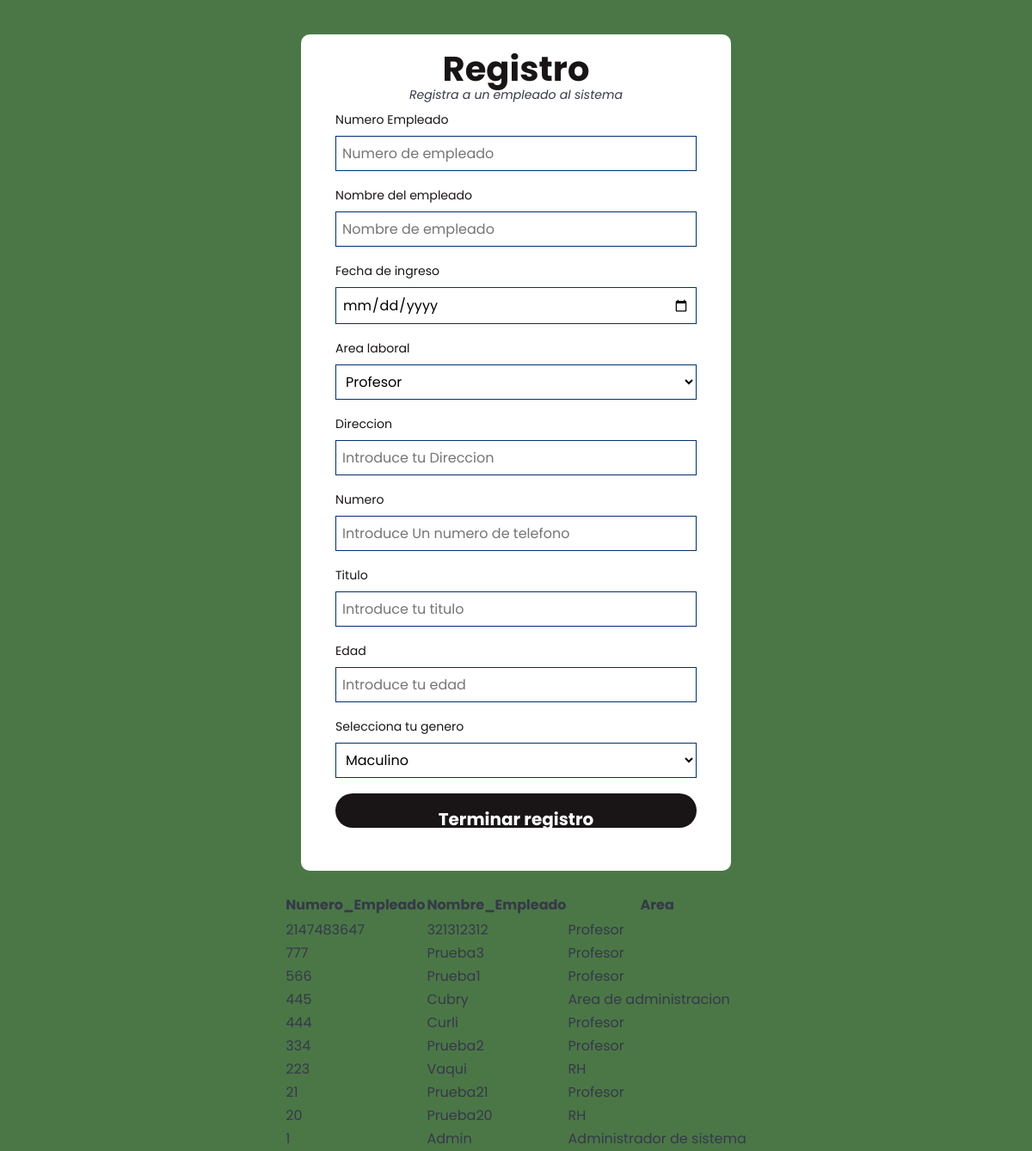
The app's page /adminPage.php, older data.
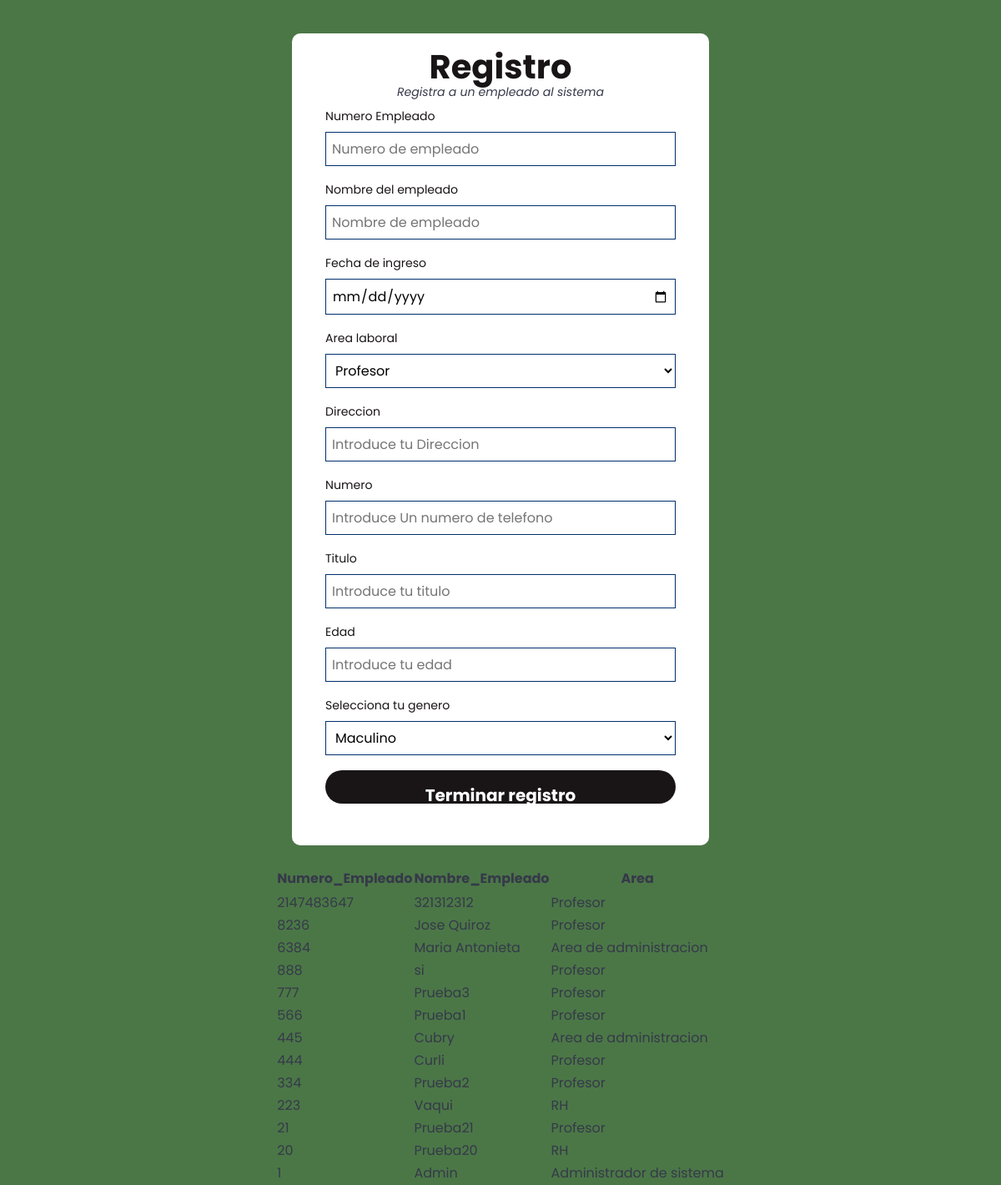
The same page, newer data.
### tables this page shows
CREATE TABLE `empleado` (
  `Numero_Empleado` int(20) NOT NULL,
  `Nombre_Empleado` varchar(30) NOT NULL,
  `Contraseña_Empleado` varchar(20) DEFAULT '',
  `Area` varchar(30) NOT NULL,
  `Edad` int(3) NOT NULL,
  `Genero` varchar(12) NOT NULL,
  `Titulo` varchar(50) NOT NULL,
  `Fecha_Ingreso` date NOT NULL DEFAULT current_timestamp(),
  `Direccion` varchar(200) NOT NULL,
  `Telefono` varchar(12) NOT NULL,
  `Discapacidad` varchar(50) NOT NULL DEFAULT 'N/A',
  `Estado` varchar(30) NOT NULL DEFAULT 'Activo',
  `Dias_Extras` int(2) NOT NULL DEFAULT 0,
  `Dias` int(2) NOT NULL DEFAULT 24
);

### adminPage.php (the view, shortened to what this page needs)
<html>
<head>
    <link rel="stylesheet" href="styleLogin.css">
    <link rel="stylesheet" href="styleencuesta.css">
</head>
<body>
    <div role="region" tabindex="0">
        <center>
        <table>
            <caption><br></caption>
            <thead>
                <tr>
                    <th>Numero_Empleado<br></th>
                    <th>Nombre_Empleado</th>
                    <th>Area<br></th>
                </tr>
            </thead>
            <tbody>
                <tr>
                <main>
        <header>
            <h1 id="title">Registro</h1>
            <p id="description">Registra a un empleado al sistema</p>
        </header>
        <form id="survey-form" method="post" action="adminPage.php">
            <div class="form-group">
                <label for="numero" id="email-label">Numero Empleado</label>
                <input type="text" name="numeroem" id="Direccion" placeholder="Numero de empleado">
            </div>
            <div class="form-group">
                <label for="name" id="email-label">Nombre del empleado</label>
                <input type="text" name="nombre" id="Direccion" placeholder="Nombre de empleado" required>
            </div>
            <div class="form-group">
                <label for="name" id="email-label">Fecha de ingreso</label>
                <input type="date" id="start" name="fecha" min="1950-12-31" max="2999-12-31" required />
            </div>
            <div class="form-group">
                <label for="occupation">Area laboral</label>
                <select name="area" id="dropdown">
                    <option value="Profesor" selected>Profesor</option>
                  </select>
            </div>
            <div class="form-group">
                <label for="name" id="email-label">Direccion</label>
                <input type="text" name="direccion" id="Direccion" placeholder="Introduce tu Direccion" required>
            </div>
            <div class="form-group">
                <label for="numero" id="email-label">Numero</label>
                <input type="text" name="numero" id="numero" placeholder="Introduce Un numero de telefono" required>
            </div>
            <div class="form-group">
                <label for="numero" id="email-label">Titulo</label>
                <input type="text" name="titulo" id="titulo" placeholder="Introduce tu titulo" required>
            </div>
            <div class="form-group">
                <label for="edad" id="number-label">Edad</label>
                <input type="number" name="edad" id="edad" min="1" max="99" placeholder="Introduce tu edad">
            </div>
            <div class="form-group">
                <label for="occupation">Selecciona tu genero</label>
                <select name="genero" id="dropdown">
                    <option value="masc">Maculino</option>
                </select>
            </div>
            <div class="form-group">
                <button id="submit" type="post">Terminar registro</button>
            </div>
        </form>
    </main>
                </tr>
<?php
require_once("conn.php");
$queryGAU = $conn->prepare("SELECT * from empleado Order by Numero_Empleado Desc");
$queryGAU->execute();
$resultGAU = $queryGAU->get_result();
while ($rowGAU = $resultGAU->fetch_assoc())
{
    $Numero_Empleado = $rowGAU['Numero_Empleado'];
    $Nombre_Empleado = $rowGAU['Nombre_Empleado'];
    $Area = $rowGAU['Area'];
    echo'
    <tr>
    <td> '.htmlspecialchars($Numero_Empleado).' </td>
    <td> '.htmlspecialchars($Nombre_Empleado).' </td>
    <td> '.htmlspecialchars($Area).' </td>
    </tr>
    ';
}
?>
</tbody>
        </table>
    </center>
        </div>
</body>
</html>

Row changes from the older to the newer data that the page shows:
added empleado: Numero_Empleado "8236", Nombre_Empleado "Jose Quiroz", Area "Profesor"
added empleado: Numero_Empleado "6384", Nombre_Empleado "Maria Antonieta", Area "Area de administracion"
added empleado: Numero_Empleado "888", Nombre_Empleado "si", Area "Profesor"
